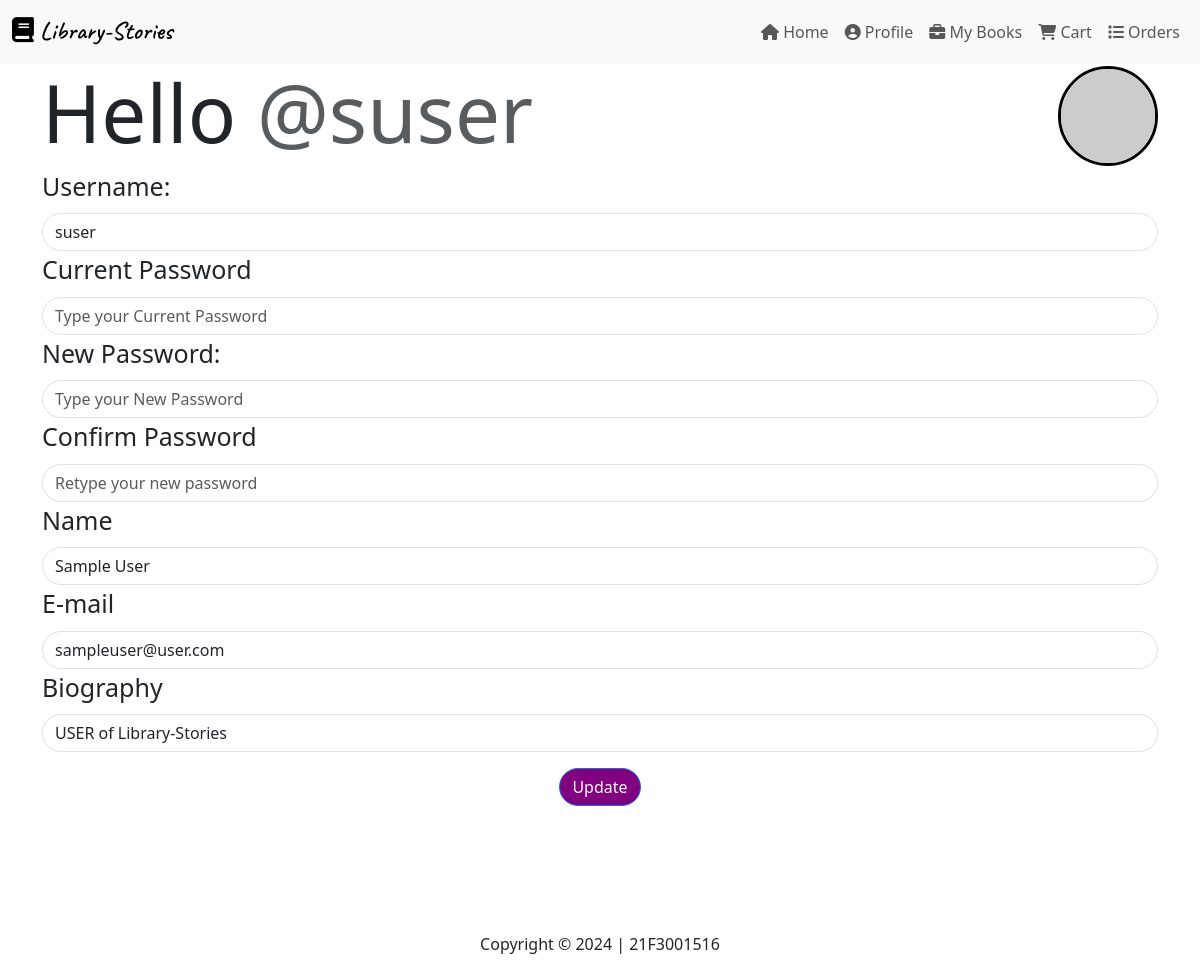
The page /editprofile (signed in) on the database its author committed.
### models.py (models this page shows)
class User(db.Model):
        id = db.Column(db.Integer, primary_key=True)
        username = db.Column(db.String(32), unique=True, nullable=False)
        name = db.Column(db.String(64), nullable=False)
        is_admin = db.Column(db.Boolean,nullable=False, default=False)
        is_author = db.Column(db.Boolean,nullable=False, default=False)
        passhash = db.Column(db.String(256), nullable=False)
        email = db.Column(db.String(128), nullable=True)
        bio = db.Column(db.String(256), nullable=True)
        role = db.Column(db.String(16), nullable=False, default='User')
        books_requested = db.Column(db.Integer, nullable=True, default=0)
        date_upgraded = db.Column(db.DateTime, nullable=True)
        date_joined = db.Column(db.DateTime, nullable=False, default=datetime.now())
        is_dark = db.Column(db.Boolean, nullable=False, default=False)
        books = db.relationship('BookAccess', back_populates='user', lazy=True, cascade='all, delete-orphan')
        author_books = db.relationship('author_book', backref='user', lazy=True, cascade='all, delete-orphan')
        reviews = db.relationship('review', backref='user', lazy=True, cascade='all, delete-orphan')
        blacklists = db.relationship('blacklist', backref='user', lazy=True, cascade='all, delete-orphan')
        carts = db.relationship('cart', backref='user', lazy=True, cascade='all, delete-orphan')
        wishlists = db.relationship('Wishlist', backref='user', lazy=True, cascade='all, delete-orphan')
        favorites = db.relationship('Favorite', backref='user', lazy=True, cascade='all, delete-orphan')

### routes.py (the view)
@app.route('/editprofile')
@auth_Required
def editprofile():
    user = User.query.get(session['user_id'])
    return render_template('profile/editprofile.html',user=user)

### routes.py (called while the page is built)
def auth_Required(func):
    @wraps(func)
    def inner(*args, **kwargs):
        if 'user_id' in session:
            return func(*args, **kwargs)
        else:
            flash('Please Login to Continue')
            return redirect(url_for('login'))
    return inner

### templates/profile/editprofile.html (shortened to what this page needs)
{% extends 'layout.html' %}
{% block content %}
    <div class="heading">
        <h1 class="display-1">
            Hello
            <span class="text-muted" id="username">@{{user.username}}</span>
        </h1>
        <div class="profile-pic">
            <img src="https://api.dicebear.com/6.x/lorelei/svg?seed={{user.username}}"  width=100 alt="">
        </div>
    </div>
    <form action="" method="post" class="form">
        <div class="form-group">
            <label for="username" class="form-label" style="font-size: 25px;">Username:</label>
            <input type="text" name="username" id="Username" value="{{user.username}}" class="form-control" required style="border-radius: 60px;">
        </div>
        <div class="form-group">
            <label for="cpassword" class="form-label" style="font-size: 25px;">Current Password</label>
            <input type="password" name="cpassword" id="cpassword" placeholder="Type your Current Password" class="form-control" required style="border-radius: 60px;">
        </div>
        <div class="form-group">
            <label for="password" class="form-label" style="font-size: 25px;">New Password:</label>
            <input type="password" name="password" id="password" placeholder="Type your New Password" class="form-control" required style="border-radius: 60px;">
        </div>
        <div class="form-group">
            <label for="confirm_password" class="form-label" style="font-size: 25px;">Confirm Password</label>
            <input type="password" name="confirm_password" placeholder="Retype your new password" required class="form-control" style="border-radius: 60px;">
        </div>
        <div class="form-group">
            <label for="name" class="form-label" style="font-size: 25px;">Name</label>
            <input type="text" name="name" id="name" value="{{user.name}}" class="form-control" required style="border-radius: 60px;">
        </div>
        <div class="form-group">
            <label for="email" class="form-label" style="font-size: 25px;">E-mail</label>
            <input type="text" name="email" id="email" value="{{user.email}}" placeholder="Type your E-mail address " class="form-control" required style="border-radius: 60px;">
        </div>
        <div class="form-group">
            <label for="phone" class="form-label" style="font-size: 25px;">Biography</label>
            <input type="text" name="bio" id="bio" value="{{user.bio}}" placeholder="Type your Short Bio here" class="form-control" required style="border-radius: 60px;">
        </div>
        <div class="buttons d-flex justify-content-center align-items-center">
            <div class="form-group m-3">
                <input type="submit" value="Update" class="btn btn-primary" style="border-radius: 30px; background-color: purple;">
            </div>
        </div>
    </form>
{% endblock %}

### templates/profile/editprofile.html (style rules this page uses)
.heading { display: flex; justify-content: space-between; align-items: center; }
.profile-pic { width: 100px; height: 100px; border: 3px solid black; border-radius: 50%; overflow: hidden; }

### rows shown on the page
User: username "suser", name "Sample User", email "sampleuser@user.com", bio "USER of Library-Stories"
